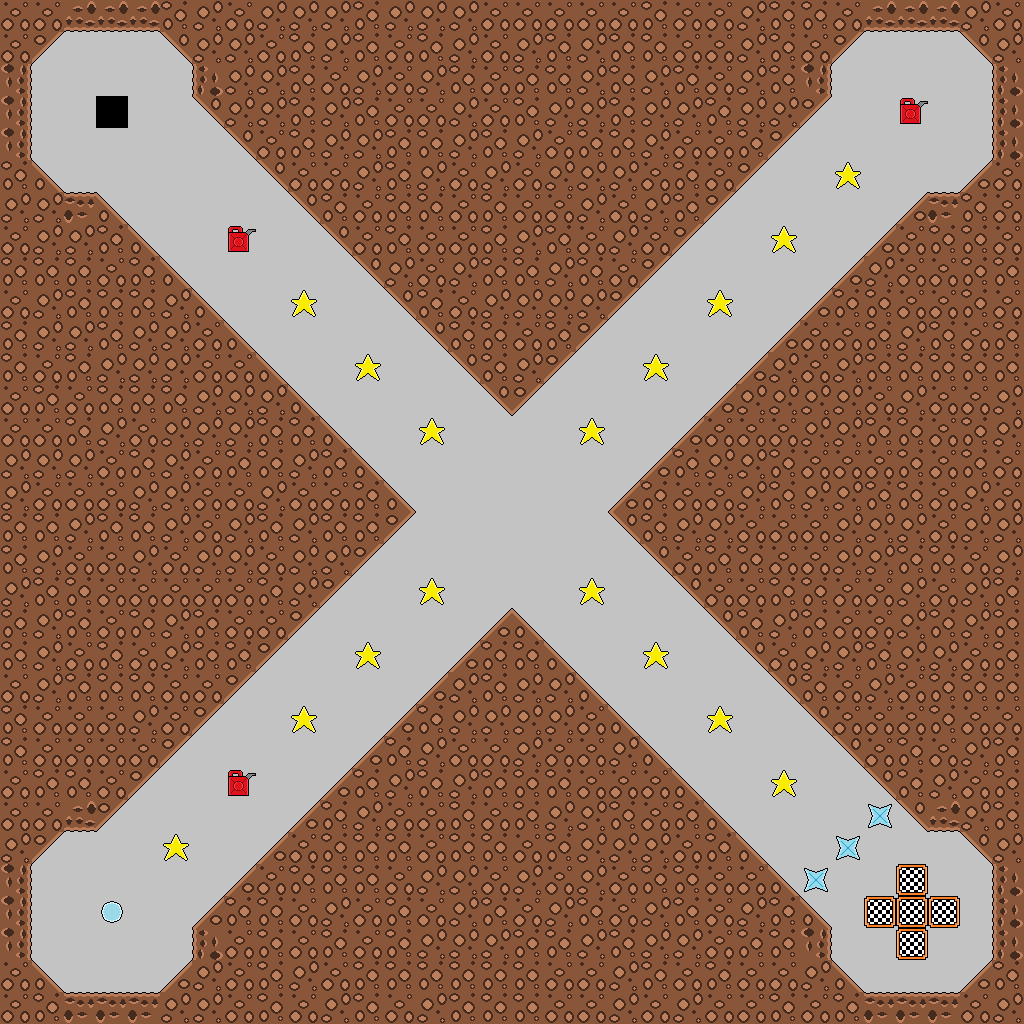

Tiled map render using the project's own tile images. Description and the whole map definition, tile-layer contents included, below:
An orthogonal 32x32 tile map with 32x32 px tiles, 1 tile layer (layer).

<map version="1.0" orientation="orthogonal" renderorder="right-down" width="32" height="32" tilewidth="32" tileheight="32" nextobjectid="1">
 <tileset firstgid="1" name="tiles" tilewidth="32" tileheight="32" tilecount="32">
  <image source="../assets/tiles.png" width="1024" height="32" />
 </tileset>
 <layer name="layer" width="32" height="32">
  <data encoding="csv">
16,16,13,13,13,1,15,16,15,15,15,1,15,15,15,16,16,16,16,16,1,16,16,15,1,1,16,13,13,13,15,16,
16,18,2,2,2,19,15,15,16,1,15,1,16,1,15,16,15,1,15,1,1,16,16,15,1,16,18,2,2,2,19,15,
12,2,2,2,2,2,14,15,15,1,16,15,16,15,1,16,1,1,15,1,15,1,16,15,1,12,2,2,2,2,2,14,
12,2,2,3,2,2,19,15,15,1,15,1,16,16,15,16,1,15,15,1,15,15,1,15,15,18,2,2,6,2,2,14,
12,2,2,2,2,2,2,19,16,1,15,15,1,1,15,1,15,16,1,1,15,16,16,1,18,2,2,2,2,2,2,14,
1,17,2,2,2,2,2,2,19,16,16,15,1,15,16,15,16,15,15,15,16,1,16,18,2,2,5,2,2,2,20,16,
15,15,11,17,2,2,2,2,2,19,1,16,1,1,16,1,16,16,15,16,15,1,18,2,2,2,2,2,20,11,1,16,
16,15,15,1,17,2,2,6,2,2,19,16,1,16,16,1,15,1,16,15,16,18,2,2,5,2,2,20,16,1,1,16,
1,1,1,16,1,17,2,2,2,2,2,19,15,16,15,1,1,15,1,16,18,2,2,2,2,2,20,15,16,16,1,1,
16,15,1,1,1,15,17,2,2,5,2,2,19,1,16,15,15,15,15,18,2,2,5,2,2,20,1,1,16,16,1,16,
1,15,15,1,15,15,16,17,2,2,2,2,2,19,1,1,16,1,18,2,2,2,2,2,20,16,16,1,15,1,16,1,
1,16,1,15,15,15,16,16,17,2,2,5,2,2,19,1,15,18,2,2,5,2,2,20,15,16,15,1,1,1,1,1,
16,1,16,1,1,1,15,15,15,17,2,2,2,2,2,19,18,2,2,2,2,2,20,15,15,15,15,16,15,16,16,15,
16,16,1,15,16,15,15,15,1,1,17,2,2,5,2,2,2,2,5,2,2,20,16,16,16,15,15,1,1,16,1,15,
15,15,15,16,1,15,16,1,1,15,1,17,2,2,2,2,2,2,2,2,20,1,15,15,1,16,16,16,1,16,1,16,
15,16,16,16,15,15,16,16,15,16,16,1,17,2,2,2,2,2,2,20,1,16,16,15,1,15,15,1,1,16,15,16,
1,1,15,1,1,15,16,15,1,15,1,1,18,2,2,2,2,2,2,19,1,15,15,16,16,16,15,15,15,16,15,15,
1,15,16,16,15,16,15,15,16,15,15,18,2,2,2,2,2,2,2,2,19,16,1,1,16,16,15,15,1,1,16,15,
15,1,1,16,16,16,16,16,1,15,18,2,2,5,2,2,2,2,5,2,2,19,16,16,1,1,16,16,15,16,15,1,
1,15,1,16,1,15,1,16,16,18,2,2,2,2,2,20,17,2,2,2,2,2,19,1,15,1,16,16,15,1,15,1,
1,15,16,1,16,15,1,1,18,2,2,5,2,2,20,1,1,17,2,2,5,2,2,19,16,15,15,1,15,15,16,1,
16,15,1,1,1,16,16,18,2,2,2,2,2,20,15,1,15,15,17,2,2,2,2,2,19,1,16,15,16,1,1,1,
1,16,16,16,15,16,18,2,2,5,2,2,20,1,15,15,15,15,16,17,2,2,5,2,2,19,16,16,16,1,16,16,
1,16,16,16,16,18,2,2,2,2,2,20,1,15,16,16,15,16,16,15,17,2,2,2,2,2,19,16,1,16,15,1,
16,1,1,16,18,2,2,6,2,2,20,1,15,1,15,1,1,1,16,16,16,17,2,2,5,2,2,19,1,15,16,1,
16,16,13,18,2,2,2,2,2,20,1,15,16,16,1,16,1,15,15,1,16,1,17,2,2,2,2,9,19,13,15,1,
15,18,2,2,2,5,2,2,20,16,1,1,1,16,1,1,16,1,15,15,15,16,1,17,2,2,9,2,2,2,19,15,
12,2,2,2,2,2,2,20,16,1,1,1,16,15,15,16,15,16,15,16,1,1,16,16,17,9,2,2,4,2,2,14,
12,2,2,7,2,2,20,1,1,16,15,16,1,16,15,1,16,15,1,16,15,1,16,15,1,17,2,4,4,4,2,14,
12,2,2,2,2,2,14,16,1,16,1,16,1,15,15,15,1,1,15,1,15,15,16,1,1,12,2,2,4,2,2,14,
16,17,2,2,2,20,15,16,1,15,16,1,1,1,1,1,1,16,16,15,1,16,1,16,16,15,17,2,2,2,20,1,
16,1,11,11,11,15,15,16,1,16,15,1,16,15,1,1,1,16,16,15,16,15,16,16,1,16,1,11,11,11,16,15
</data>
 </layer>
</map>
